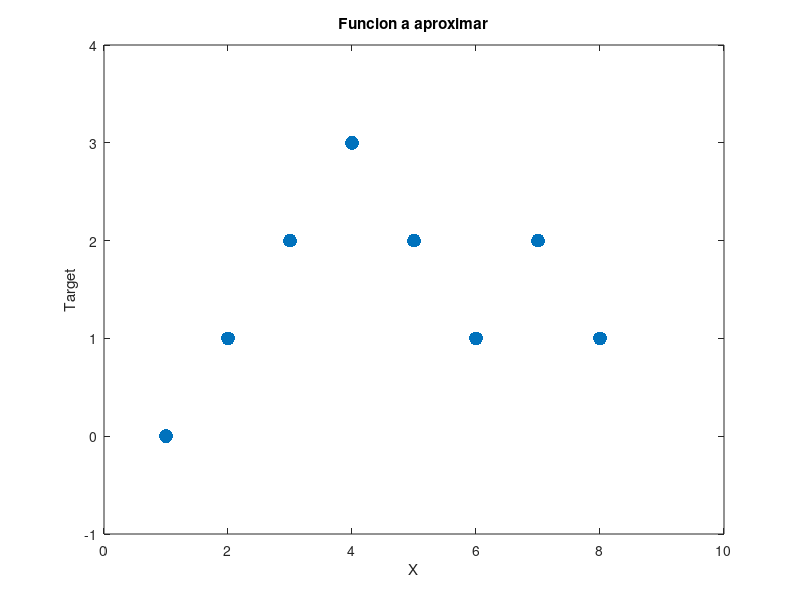

Write MATLAB code to recreate this figure. (Note: this script raises an error after producing the figure.)
clear;
close all;
clc;

%Patron de entrenamiento
X = [1 2 3 4 5 6 7 8];
T = [0 1 2 3 2 1 2 1];

plot(X,T,'.','markersize',30)
axis([0 10 -1 4])
title('Funcion a aproximar')
xlabel('X')
ylabel('Target')

%Damos de alta la red
spread = 0.8;
red = newgrnn(X,T,spread);
Sal = red(X);

hold on
outputline = plot(X,Sal,'.','markersize',30,'color',[1 0 0]);
title('Target y salida de la red')
xlabel('X')
ylabel('T y A')

%Un punto a interpolar
x = 3.5;
y = red(x);
plot(x,y,'.','markersize',30,'color',[0 1 0]);
title('Nuevo valor')
xlabel('X y x')
ylabel('T y y')

%Funcion continua
x2 = 0:0.1:10;
y2 = red(x2);
plot(x2,y2,'linewidth',2,'color',[1 0 0])
title('Funcion a aproximar')
xlabel('X y x2')
ylabel('Target y y2')